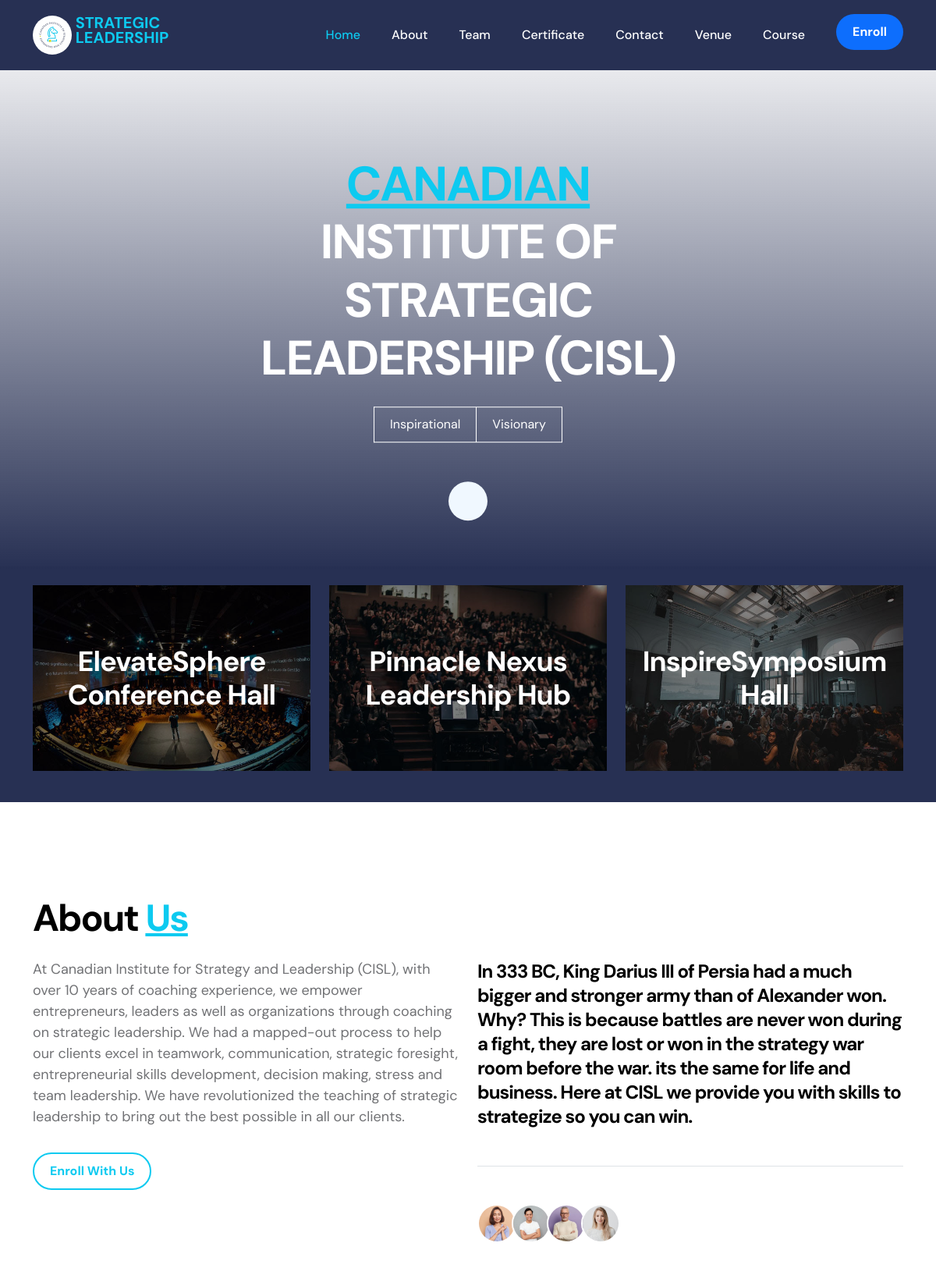
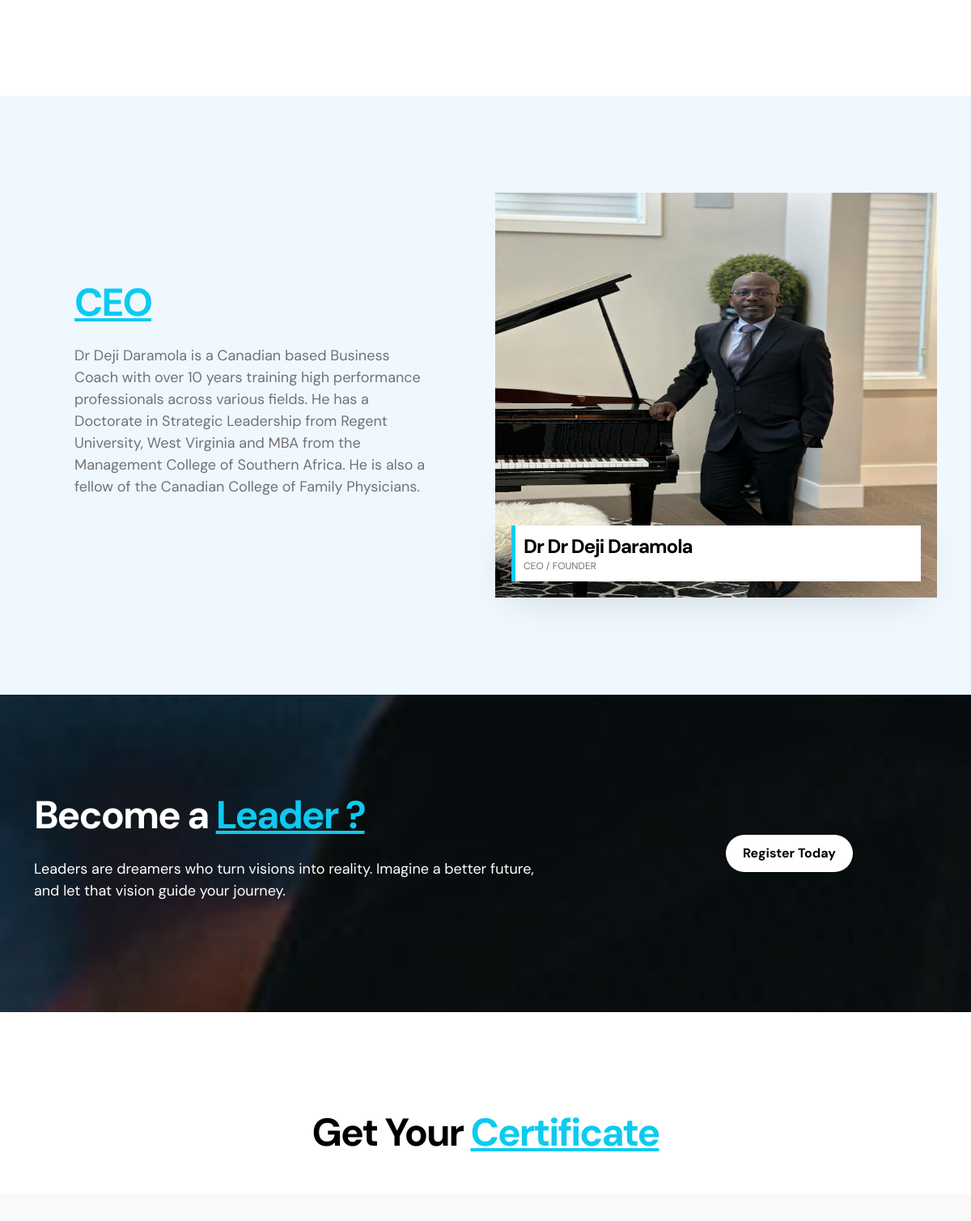
The page / (upper part) on the database its author committed (2 pictures, top to bottom).
### leadershipApp/models.py (models this page shows, shortened)
class About(models.Model):
    description = models.TextField(max_length=1000, blank=True , null=True)

class Ceo(models.Model):
    name = models.CharField(max_length=225)
    description = models.TextField(max_length=1000)
    image = models.ImageField(upload_to='media')

### leadershipApp/views.py (the view)
# urls.py: path('', views.home, name='home'),
def home(request):
    abouts = About.objects.all()
    dashboards = Ceo.objects.all()
    return render(request,'index1.html', {'abouts':abouts, 'dashboards':dashboards})

### leadershipApp/templates/index1.html (shortened to what this page needs)
<!doctype html>
{% load static %}
<html lang="en">
<head>
        <link href="{% static 'css2/bootstrap.min.css' %}" rel="stylesheet">
        <link href="{% static 'css2/bootstrap-icons.css' %}" rel="stylesheet">
        <link href="{% static 'css2/templatemo-leadership-event.css' %}" rel="stylesheet">
        <link rel="stylesheet" href="https://cdnjs.cloudflare.com/ajax/libs/font-awesome/5.15.3/css/all.min.css">
    </head>
    <body>
        <nav class="navbar navbar-expand-lg">
            <div class="container">
                <a href="" class="navbar-brand mx-auto mx-lg-0">
                    <img src="{% static 'images/logo.jpg' %}" alt="" width="50px" height="50px" style="border-radius: 100%;">
                    <span class="brand-text">Strategic<br>Leadership</span>
                </a>
                <div class="collapse navbar-collapse" id="navbarNav">
                    <ul class="navbar-nav ms-auto">
                        <li class="nav-item">
                            <a class="nav-link click-scroll active" href="#section_1">Home</a>
                        </li>
                        <li class="nav-item">
                            <a class="nav-link click-scroll" href="#section_2">About</a>
                        </li>
                        <li class="nav-item">
                            <a class="nav-link click-scroll" href="#section_3">Team</a>
                        </li>
                        <li class="nav-item">
                            <a class="nav-link click-scroll" href="#section_5">Certificate</a>
                        </li>
                        <li class="nav-item">
                            <a class="nav-link click-scroll" href="#section_7">Contact</a>
                        </li>
                        <li class="nav-item">
                            <a class="nav-link click-scroll" href="#section_6">Venue</a>
                        </li>
                        <li class="nav-item">
                            <a class="nav-link click-scroll" href="{% url 'course' %}" target="_blank">Course</a>
                        </li>
                        <li class="nav-item">
                            <a class="nav-link custom-btn btn d-none d-lg-block" href="sign_up">Enroll</a>
                        </li>
                    </ul>
                </div>
            </div>
        </nav>
        <main>
            <section class="hero" id="section_1">
                <div class="container">
                    <div class="row">
                        <div class="col-lg-5 col-12 m-auto">
                            <div class="hero-text">
                                <h1 class="text-white mb-4"><u class="text-info">Canadian</u> Institute of Strategic Leadership (CISL)</h1>
                                <div class="d-flex justify-content-center align-items-center">
                                    <span class="date-text">Inspirational</span>
                                    <span class="location-text">Visionary</span>
                                </div>
                                <a href="#section_2" class="custom-link bi-arrow-down arrow-icon"></a>
                            </div>
                        </div>
                    </div>
                </div>
                <div class="video-wrap">
                    <video autoplay="" loop="" muted="" class="custom-video" poster="#">
                        <source src="{% static 'videos/pexels-pavel-danilyuk-8716790.mp4' %}" type="video/mp4">
                    </video>
                </div>
            </section>
            <section class="highlight">
                <div class="container">
                    <div class="row">
                        <div class="col-lg-4 col-md-6 col-12">
                            <div class="highlight-thumb">
                                <img src="{% static 'images/highlight/alexandre-pellaes-6vAjp0pscX0-unsplash.jpg' %}" class="highlight-image img-fluid" alt="">
                                <div class="highlight-info">
                                    <h3 class="highlight-title">ElevateSphere Conference Hall</h3>
                                </div>
                            </div>
                        </div>
                        <div class="col-lg-4 col-md-6 col-12">
                            <div class="highlight-thumb">
                                <img src="{% static 'images/highlight/miguel-henriques--8atMWER8bI-unsplash.jpg' %}" class="highlight-image img-fluid" alt="">
                                <div class="highlight-info">
                                    <h3 class="highlight-title">Pinnacle Nexus Leadership Hub</h3>
                                </div>
                            </div>
                        </div>
                        <div class="col-lg-4 col-md-6 col-12">
                            <div class="highlight-thumb">
                                <img src="{% static 'images/highlight/jakob-dalbjorn-cuKJre3nyYc-unsplash.jpg' %}" class="highlight-image img-fluid" alt="">
                                <div class="highlight-info">
                                    <h3 class="highlight-title">InspireSymposium Hall</h3>
                                </div>
                            </div>
                        </div>
                    </div>
                </div>
            </section>
            <section class="about section-padding" id="section_2">
                <div class="container">
                    <div class="row">
                        <div class="col-lg-10 col-12">
                            <h2 class="mb-4">About <u class="text-info">Us</u></h2>
                        </div>
                             {% for about in abouts %}
                        <div class="col-lg-6 col-12">
                            <p>{{about.description}}</p>
                            <a class="custom-btn custom-border-btn btn custom-link mt-3 me-3"  href="sign_up">Enroll With Us</a>
                        </div>
                            {% endfor %}
                        <div class="col-lg-6 col-12 mt-5 mt-lg-0">
                            <h5>In 333 BC, King Darius III of Persia had a much bigger and stronger army than of Alexander won. Why? This is because battles are never won during a fight, they are lost or won in the strategy war room before the war. its the same for life and business. Here at CISL we provide you with skills to strategize so you can win.</h5>
                            <div class="avatar-group border-top py-5 mt-5">
                                <img src="{% static 'images/avatar/portrait-good-looking-brunette-young-asian-woman.jpg' %}" class="img-fluid avatar-image" alt="">
                                <img src="{% static 'images/avatar/happy-asian-man-standing-with-arms-crossed-grey-wall.jpg' %}" class="img-fluid avatar-image avatar-image-left" alt="">
                                <img src="{% static 'images/avatar/senior-man-white-sweater-eyeglasses.jpg' %}" class="img-fluid avatar-image avatar-image-left" alt="">
                                <img src="{% static 'images/avatar/pretty-smiling-joyfully-female-with-fair-hair-dressed-casually-looking-with-satisfaction.jpg' %}" class="img-fluid avatar-image avatar-image-left" alt="">
                            </div>
                        </div>
                    </div>
                </div>
            </section>
            <section class="speakers section-padding" id="section_3">
                <div class="container">
                    <div class="row">
                                    {% for dashboard in dashboards %}
                        <div class="col-lg-6 col-12 d-flex flex-column justify-content-center align-items-center">
                            <div class="speakers-text-info">
                                <h2 class="mb-4"><u class="text-info">CEO</u></h2>
                                <p>
                                    {{dashboard.description}}
                                </p>
                            </div>
                        </div>
                        <div class="col-lg-6 col-12">
                            <div class="speakers-thumb">
                                             {% if dashboard.image %}
                                <img src="{{dashboard.image.url}}" class="img-fluid speakers-image" alt="">
                                                    {% endif %}
                                <div class="speakers-info">
                                    <h5 class="speakers-title mb-0">Dr {{dashboard.name}}</h5>
                                    <p class="speakers-text mb-0">CEO / Founder</p>
                                </div>
                            </div>
                        </div>
                                                           {% endfor %}
                    </div>
                </div>
            </section>
            <section class="call-to-action section-padding">
                <div class="container">
                    <div class="row align-items-center">
                        <div class="col-lg-7 col-12">
                            <h2 class="text-white mb-4">Become a <u class="text-info">Leader ?</u></h2>
                            <p class="text-white">Leaders are dreamers who turn visions into reality. Imagine a better future, and let that vision guide your journey.</p>
                        </div>
                        <div class="col-lg-3 col-12 ms-lg-auto mt-4 mt-lg-0">
                            <a href="{% url 'sign_up' %}" class="custom-btn btn">Register Today</a>
                        </div>
                    </div>
                </div>
            </section>
            <section class="pricing section-padding" id="section_5">
                <div class="col-lg-10 col-12 text-center mx-auto mb-5">
                    <h2>Get Your <u class="text-info">Certificate</u></h2>
                </div>
                <section class="certificates-section">
                </section>
            </section>
        </main>
    </body>
</html>

### leadershipApp/templates/index1.html (style rules this page uses)
.certificates-section { background-color: #f9f9f9; padding: 40px; }

### rows shown on the page
About: description "At Canadian Institute for Strategy and Leadership (CISL), with over 10 years of coaching experience, we empower entrepreneurs, leaders as well as organizations through coaching on strategic leadership. We had a mapped-out process to help our clients excel in teamwork, communication, strategic foresight, entrepreneurial skills development, decision making, stress and team leadership. We have revolutionized the teaching of strategic leadership to bring out the best possible in all our clients."
Ceo: description "Dr Deji Daramola is a Canadian based Business Coach with over 10 years training high performance professionals across various fields. He has a Doctorate in Strategic Leadership from Regent University, West Virginia and MBA from the Management College of Southern Africa. He is also a fellow of the Canadian College of Family Physicians.", image (picture), name "Dr Deji Daramola"
